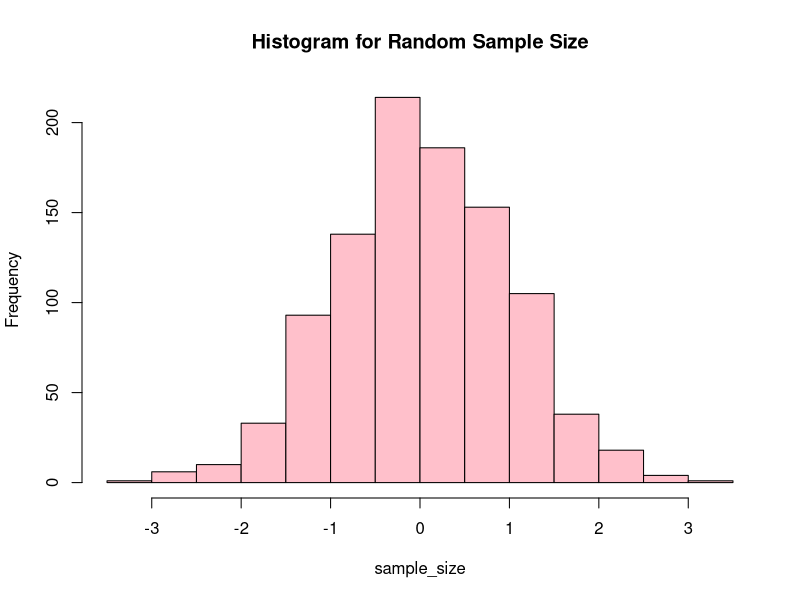

Write the R code that produced this figure.
#Akhila Bhamidipati
#INFO 371 WEEK 2 LAB  

#1. variance of normal RVS

#n = 1000

sample_size <- rnorm(1000)

mean_of_sample <- mean(sample_size)

var1 <- mean((sample_size - mean_of_sample)^2)

var2 <- ((mean_of_sample* mean(sample_size^2) - mean((mean_of_sample * sample_size)^2)))

var3 <- var(sample_size)

sd_sample <- sd(sample_size)

sample_t_test <- t.test(sample_size, conf.level = 0.95)

 

hist(sample_size, 
     main="Histogram for Random Sample Size", 
     border="black", 
     col="pink")

##I think the results for this section are interesting, because it shows the amount of difference that there 
# between each type of variance formula. 

#2. Variance of Means:

#n = 4, m = 500

n <- 4
m <- 500 
test1 <- sapply(1:m, function(s) mean(rnorm(n)))
variance  <- var(test1)


#test 2, 100x

a <- 400
b <- 500            

test2 <- sapply(1:b, function(s) mean(rnorm(a)))
variance2 <- var(test2)

# the variance is much smaller than the first test!
# the standard deviation will be smaller due to the large sample size, there will be less chances of variation in the data.
